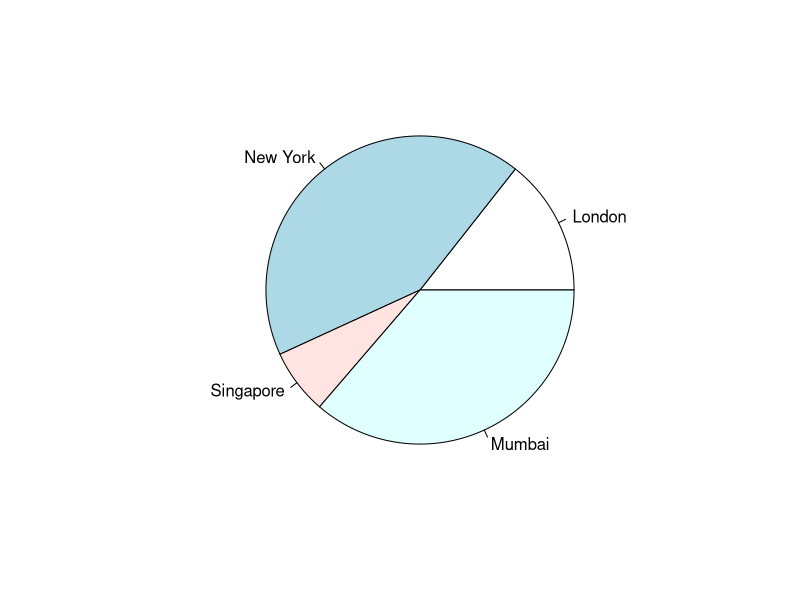
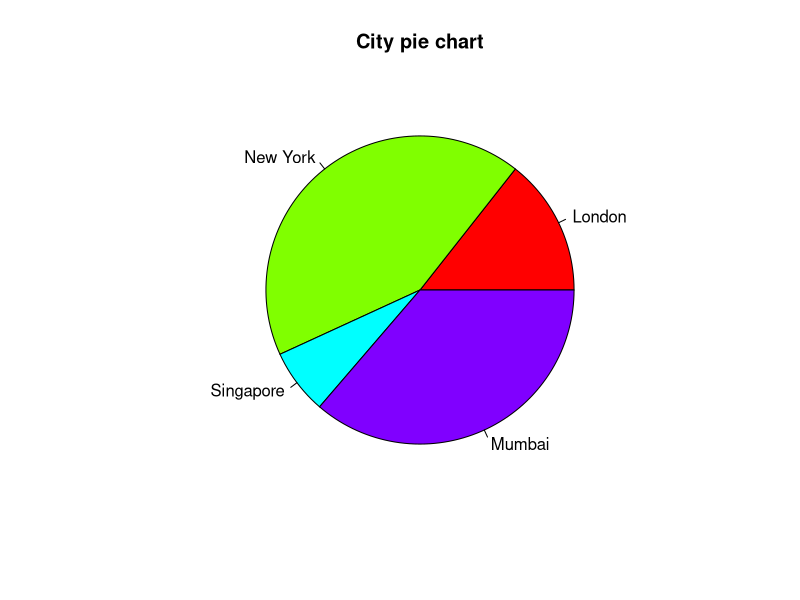
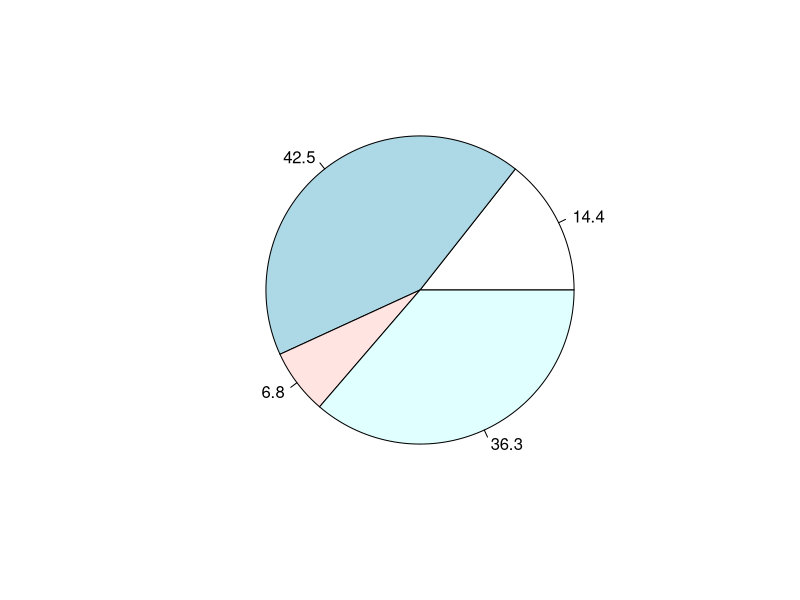
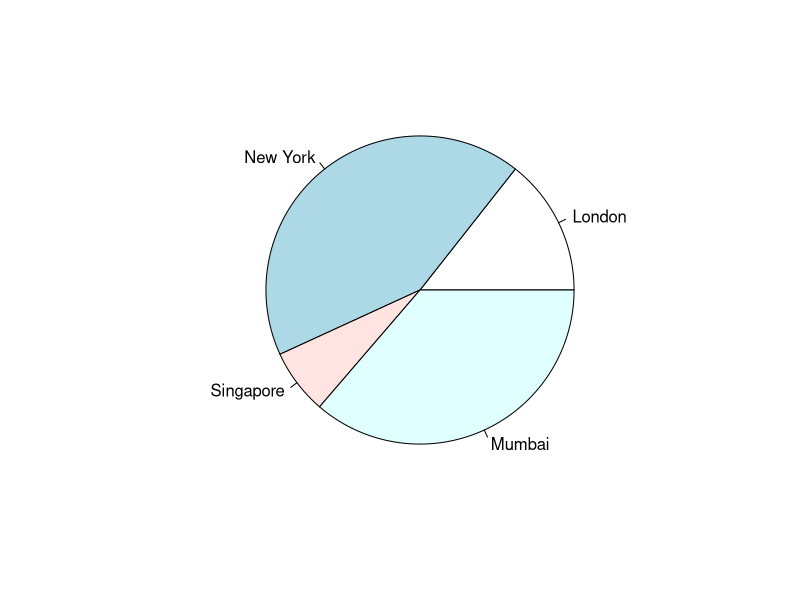

R code for these plots, in order:
#Activity 1
data("mtcars")

print(head(mtcars, 10))

input <- mtcars[,c('mpg', 'cyl')]
print(head(input))

#Activity 2
# demo(graphics)
# demo(image)

x <- c(21, 62, 10, 53)
labels <- c("London", "New York", "Singapore", "Mumbai")

pie(x, labels)

png(file = "city.png")
pie(x, labels)
dev.off()

pie(x, labels, main = "City pie chart", col = rainbow(length(x)))

piepercent <- round(100*x/sum(x), 1)
pie(x, labels = piepercent)
